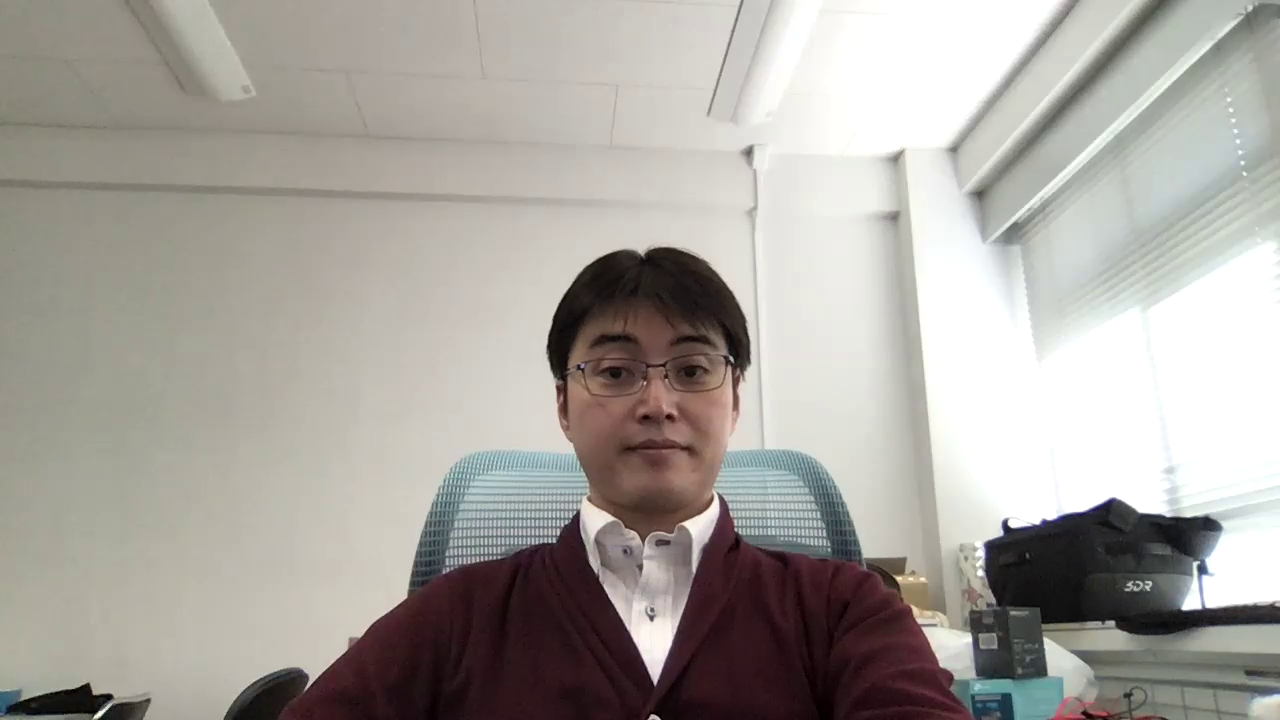
#> input picture 07/uchitane_far.png, 1280 x 720 px, given in place of the camera
$ python lecture07_01.py   (older library calls are emulated)
#> lines starting #> are read from the running program, lines starting #| are printed output that depends on the picture
#!/usr/bin/env python
# -*- coding: utf-8 -*-

import numpy as np
import cv2

REGION_WIDTH=16
REGION_HIGH=16

def lecture07_01():

      cap = cv2.VideoCapture(0)
      cap.set(cv2.CAP_PROP_FRAME_WIDTH, 640)
      cap.set(cv2.CAP_PROP_FRAME_HEIGHT, 480)
      fgbg = cv2.createBackgroundSubtractorMOG2(history=500, varThreshold=16, detectShadows=True)
      red_mask = np.full((1, 1, 3), (0,0,255), dtype=np.uint8)
      white_mask = np.full((REGION_HIGH, REGION_WIDTH, 3), (255,255,255), dtype=np.uint8)

      while(True):
            # PCカメラで撮影した動画（画像を一定間隔ごとに撮影し640x480にリサイズしたもの）から，勾配計算をした画像(laplacian_mask)と背景差分計算をした画像(fgmask_mask)を作成せよ
            # ここから52行目までの一連の処理でlaplacian_maskとfgmask_maskを作成する
            ret, frame = cap.read()
#> frame is the input picture: shape (720, 1280, 3); mean B, G, R 158.4, 163.8, 167.9
            resized_frame = cv2.resize(frame, (640, 480))
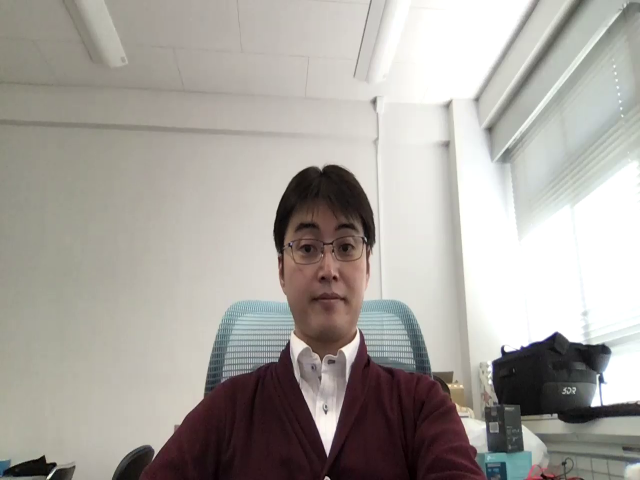
#> resized_frame: shape (480, 640, 3); mean B, G, R 158.4, 163.8, 167.9
            rows, cols, channels = resized_frame.shape
#> rows = 480; cols = 640; channels = 3
            # maskを定義（zeroで埋まっているのでこのままだと真っ暗）
            laplacian_mask = np.zeros((rows, cols, channels), dtype=np.uint8)
            fgmask_mask = np.zeros((rows, cols, channels), dtype=np.uint8)

            frame_gray = cv2.cvtColor(resized_frame, cv2.COLOR_BGR2GRAY)
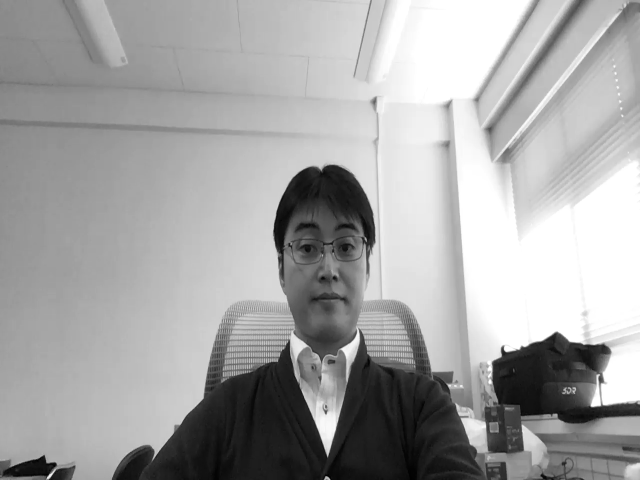
#> frame_gray: shape (480, 640); min 1, max 255, mean 164.3
            laplacian = cv2.Laplacian(frame_gray, cv2.CV_64F) #ラプラシアン値
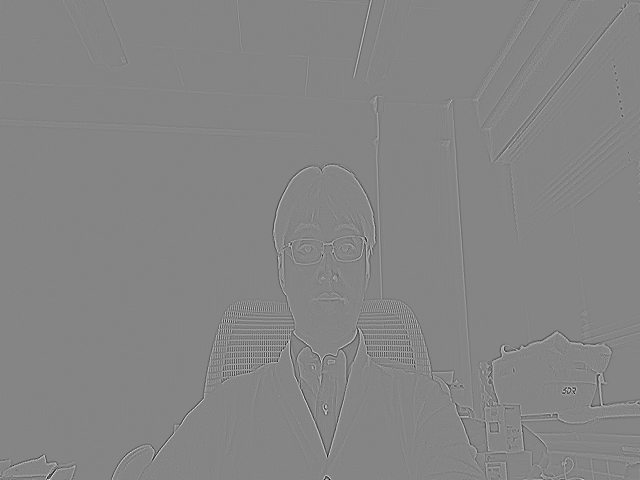
#> laplacian: shape (480, 640) float64; min -295, max 269, mean 0; drawn with min black and max white
            for y in range(rows):
                  for x in range(cols):
                        if laplacian[y,x] > 10:
                              # implement me
                              laplacian_mask[y, x] = np.copy(red_mask)
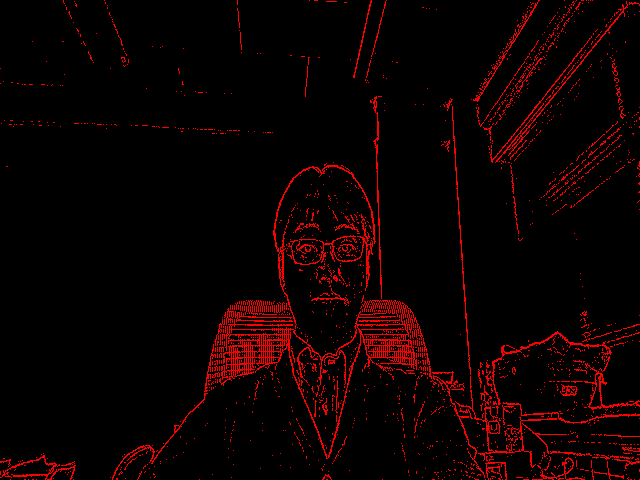
#> laplacian_mask: shape (480, 640, 3); mean of channels 0, 1, 2 0, 0, 13.2; drawn as B, G, R

            # for debug
            # cv2.imshow('frame1',laplacian)
            # cv2.imshow('frame2',laplacian_mask)


            fgmask = fgbg.apply(resized_frame)
#> fgmask: shape (480, 640); every value is 127
            fgmask_sum = np.zeros((int(rows/REGION_HIGH), int(cols/REGION_WIDTH)))
            for i in range(int(rows/REGION_HIGH)):
                  for j in range(int(cols/REGION_WIDTH)):
                        for y in range(REGION_HIGH):
                              for x in range(REGION_WIDTH):
                                    if (fgmask[i*16+y][j*16+x]==255):#1画素ずつ白かどうかの判定
                                          fgmask_sum[i,j] += 1
#> fgmask_sum: shape (30, 40) float64; every value is 0
            fgmask_mean = np.mean(fgmask_sum)
#> fgmask_mean = 0

            for y in range(int(rows/REGION_HIGH)):
                  for x in range(int(cols/REGION_WIDTH)):
                        if fgmask_sum[y][x] >= fgmask_mean:
                              # implement me
                              fgmask_mask[16*y:16*y+16,16*x:16*x+16] = np.copy(white_mask)
#> fgmask_mask: shape (480, 640, 3); every value is 255

            # for debug
            # cv2.imshow('frame',fgmask)
            # cv2.imshow('frame',fgmask_mask)

            # PCカメラで撮影した動画から得た画像の画素を，2つのmask画像を使って以下のように変換せよ
            # fgmask_mask画像が白，かつ，laplacian_maskが赤の場合は元の画素色を維持せよ
            # fgmask_mask画像が白，かつ，laplacian_maskが黒の場合は元の画素色を維持せよ
            # fgmask_mask画像が黒，かつ，laplacian_maskが赤の場合は赤色に変更せよ
            # fgmask_mask画像が黒，かつ，laplacian_maskが黒の場合は黒色に変更せよ
            mask_or = cv2.bitwise_or(laplacian_mask, fgmask_mask)
            masked_frame = cv2.bitwise_and(resized_frame, mask_or)
            cv2.imshow('frame', masked_frame)

            k = cv2.waitKey(30) & 0xff
#> (key Esc is pressed here)
            if k == 27:
                  break # 'ESC' key is pressed
      cap.release()
      cv2.destroyAllWindows()

if __name__ == "__main__":
      lecture07_01()
